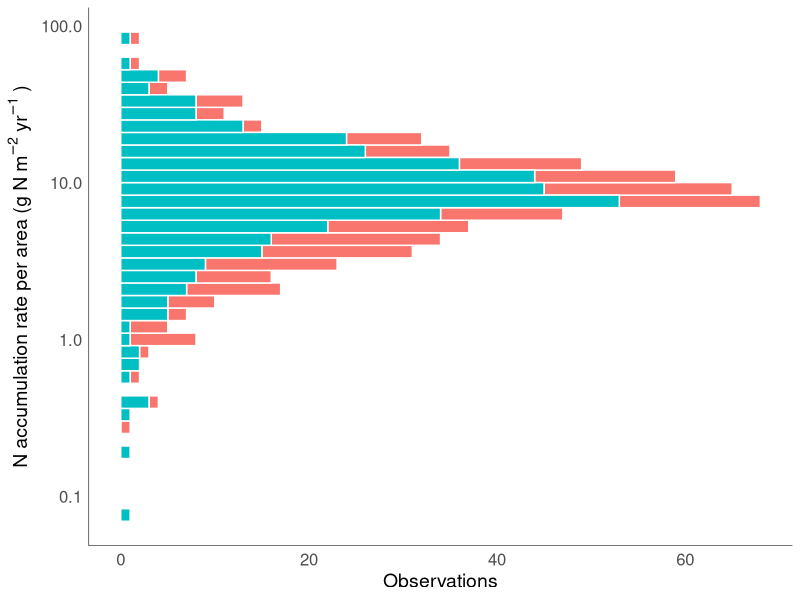
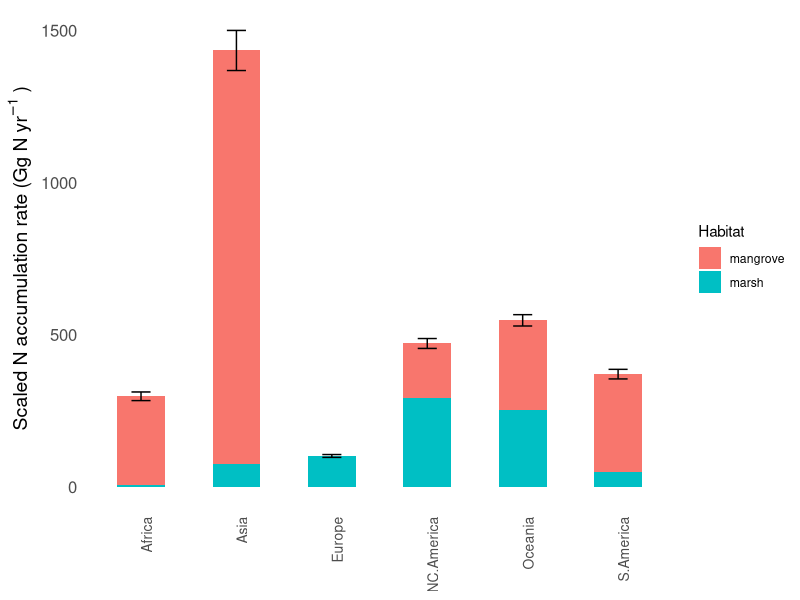
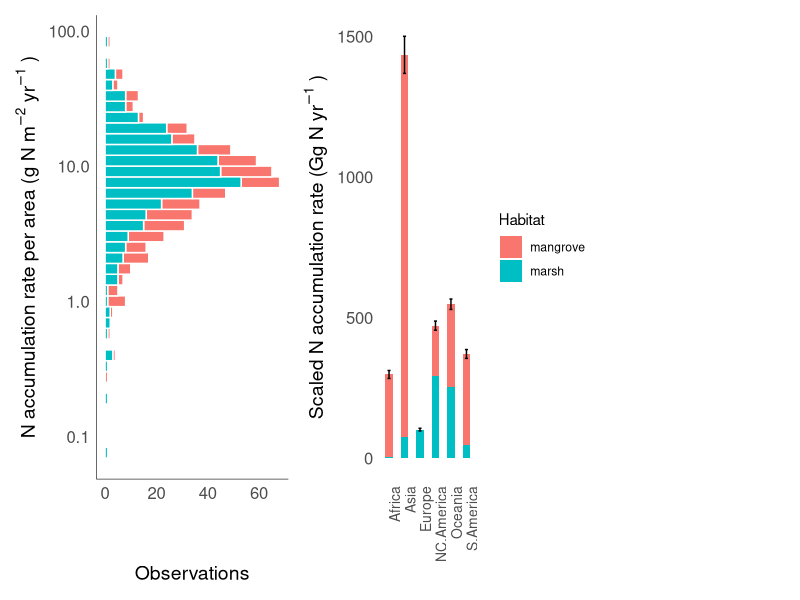
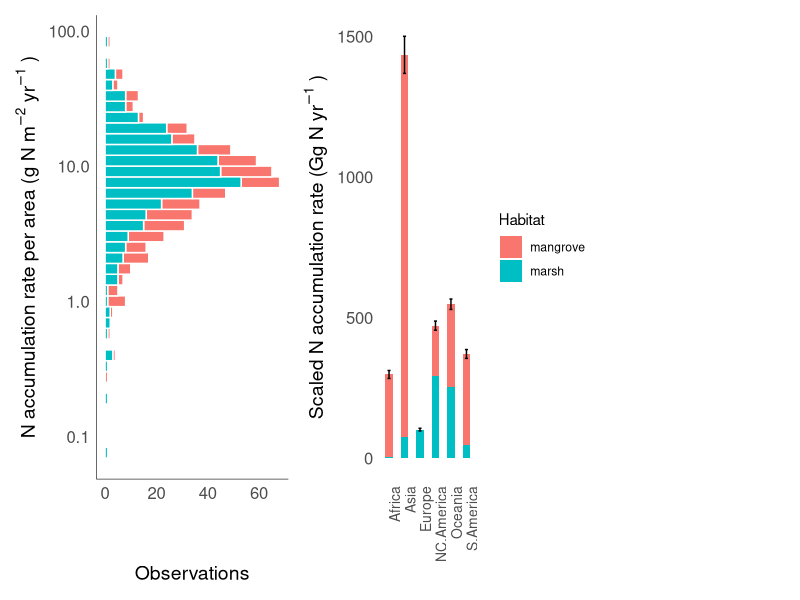

The R source for these figures, in order:

library(dplyr)
library(tidyr)

# Read the CSV files into data frames
df1 <- read.csv("data/carbon/Wang_et_al_2021_car.csv")

# Read the CSV file into a data frame
All_combined <- read.csv("data/combined/AllCombined.csv")


# Calculate the mean value of the CN column and handle missing and infinite values
mean_CN <- mean(All_combined$CN[is.finite(All_combined$CN)], na.rm = TRUE)

mean_CN_mangrove <- All_combined %>%
  filter(Habitat == "mangrove") %>%
  summarise(mean_CN_mangrove = mean(CN[is.finite(CN)], na.rm = TRUE))

mean_CN_marsh <- All_combined %>%
  filter(Habitat == "marsh") %>%
  summarise(mean_CN_marsh = mean(CN[is.finite(CN)], na.rm = TRUE))

df2 <- df1 %>%
  mutate(
    modeledCN = ifelse(Vegetation == "Mangrove", mean_CN_mangrove, mean_CN_marsh),
    modeledCN = as.numeric(ifelse(modeledCN > 0 & modeledCN < 100, modeledCN, NA)),  # Coerce to numeric and filter values
    NAR = CAR / modeledCN
  )


path_out = 'data/combined/'
export_file <- paste(path_out,"NAR.csv")
write.csv(df2, export_file)


library(ggplot2)

############################  Panel A


NAR_histogram <- ggplot(df2, aes(y = NAR, fill = Vegetation)) +
  geom_histogram(binwidth = .08, color = "white") +
  labs(
    title = NULL,
    y = expression("N accumulation rate per area (g N" ~ m^{-2} ~ yr^{-1}~")"),
    x = "Observations"
  ) +
  theme_minimal() +
  theme(
    panel.grid = element_blank(),
    axis.title.x = element_text(size = 14),
    axis.title.y = element_text(size = 14),
    axis.text = element_text(size = 12),
    axis.line.x = element_line(linewidth = 0.2),
    axis.line.y = element_line(linewidth = 0.2),
    legend.position = "none"

  ) +
  scale_y_continuous(
    limits = c(0, 55),  
    breaks = seq(0, 55, by = 10)  # Specify tick mark positions
  ) +
  scale_y_log10()  # Log-scale the y-axis

print(NAR_histogram
      )





########################### PanelB
########################### PanelB
library(ggplot2)
library(dplyr)
library(tidyr)

# Read the CSV files into data frames
totalNbyregion <- read.csv("data/carbon/total nitrogen by region.csv")

# Create the total summary for marsh+mangrove
  total <- totalNbyregion %>%
  filter((Habitat == "marsh+mangrove") & 
  Region %in% c("Africa", "Asia", "Europe", "NC.America", "Oceania", "S.America"))
  

# Create the bar plot with error bars
bar_plot <- ggplot(total, aes(x = Region, y = predicted_N)) +
  geom_bar(stat = "identity", fill = "skyblue", alpha=0.1) +  # Bar plot
  geom_errorbar(aes(ymin = predicted_N - predicted_N_se, ymax = predicted_N + predicted_N_se), 
                width = 0.2, color = "black") +  # Error bars
  labs(title = "Total N Accumulation by Region",
       y = "Total N Accumulation (units)",
       x = "Region") +
  theme_minimal() +
  theme(axis.text.x = element_text(angle = 45, hjust = 1))

# Filter to keep only marsh and mangrove data for specific regions
marshmangrove <- totalNbyregion %>%
  filter(Habitat %in% c("marsh", "mangrove") & 
           Region %in% c("Africa", "Asia", "Europe", "NC.America", "Oceania", "S.America"))


# Create the combined stacked bar plot
stacked_plot <- ggplot() +
  # Add stacked bar plot for marsh and mangrove
  geom_bar(data = marshmangrove, aes(x = Region, y = predicted_N, fill = Habitat),
           stat = "identity", position = "stack", width = 0.5, alpha = 1.0) +
  # Add error bars
  geom_errorbar(data = total, 
                aes(x = Region, ymin = predicted_N - predicted_N_se, ymax = predicted_N + predicted_N_se),
                width = 0.2, color = "black") +
  labs(
    y = expression("Scaled N accumulation rate (Gg N" ~ yr^{-1}~")"),
    x = NULL
  ) +
  theme_minimal() +
  theme(panel.grid = element_blank(),
        axis.title.y = element_text(size = 14),
        axis.text.y = element_text(size = 12),
        axis.text.x = element_text(angle = 90, hjust = 1, size = 10))

# Print the combined stacked plot
print(stacked_plot)


###########################################





library(patchwork)

# Combine the plots in a horizontal layout with specified widths
fig2 <- (NAR_histogram + stacked_plot + 
  plot_layout(ncol = 3, widths = c(2, 1)))  # Adjust widths as needed

print(fig2)

# Save the combined plots
ggsave("outputs/2.NAR.pdf", plot = fig2, width = 8, height = 6)  # Adjust overall dimensions as needed

#ggsave("outputs/2.NAR.eps", plot = fig2, width = 6, height = 6, dpi = 300)

